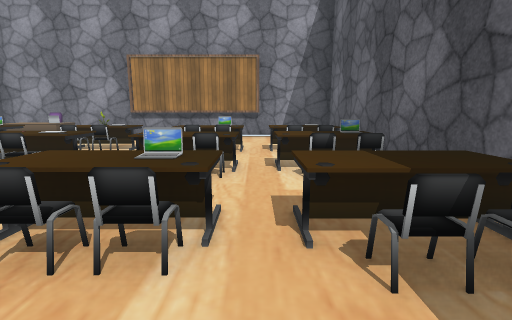
[1] (above)

20 first-person views from a walk through a Unity game level. The camera is 1.2 m above the floor, tilts 10° down and sees 85° across. The floor is counted in squares, 1 m on a side. Each view is taken from the middle of a square. On the plan, view 1 faces up. The plan holds only what a view shows up to about 13 squares ahead; the rest is blank. Some surface patterns are stand-ins.

[2]
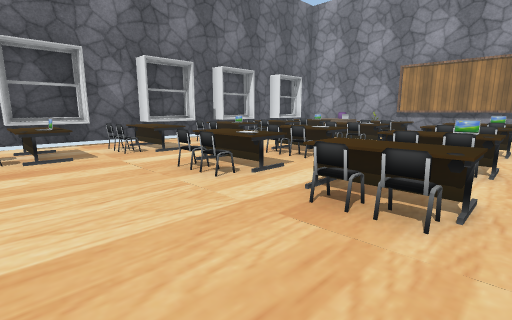

[3]
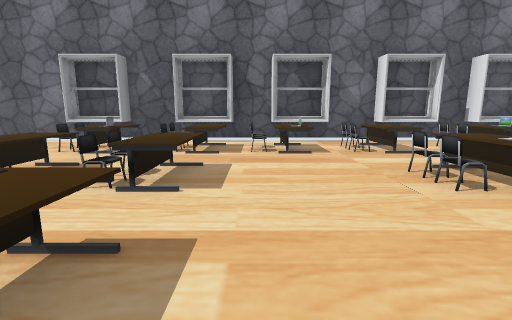

[4]
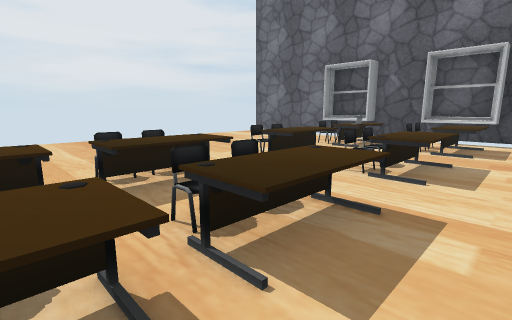

[5]
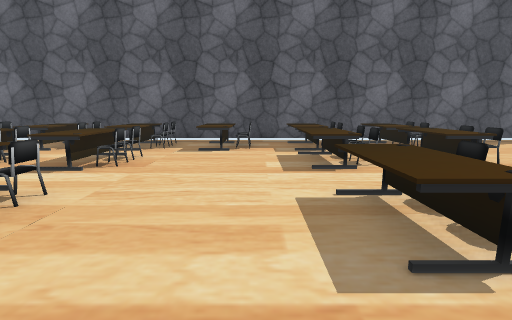

[6]
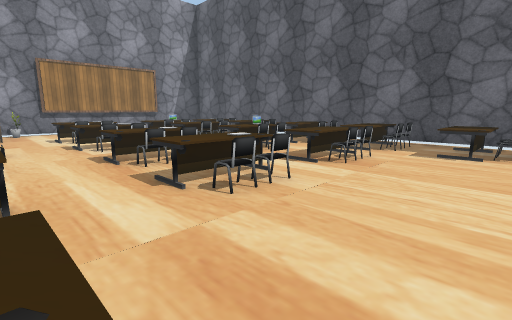

[7]
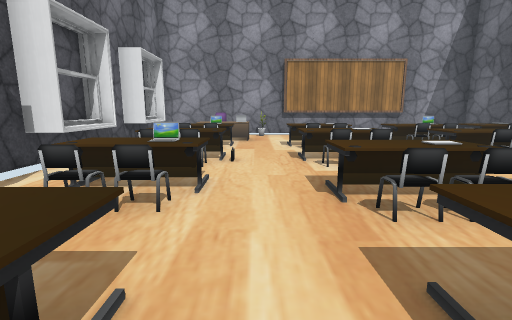

[8]
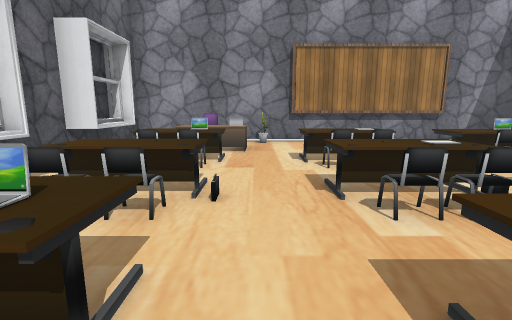

[9]
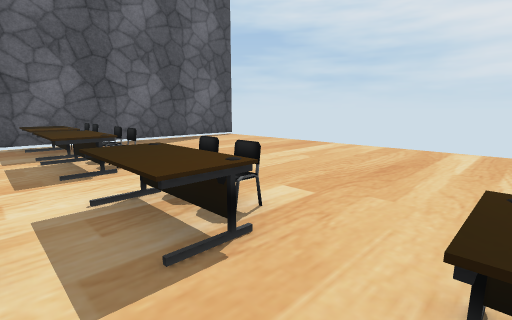

[10]
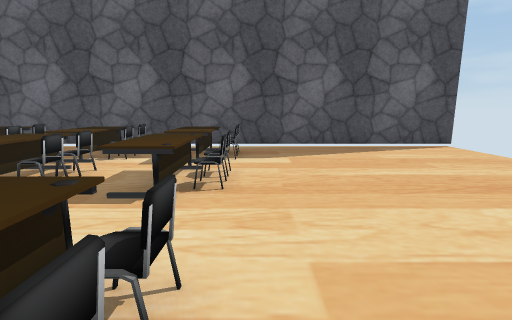

[11]
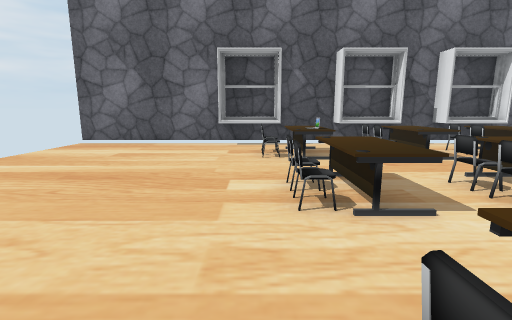

[12]
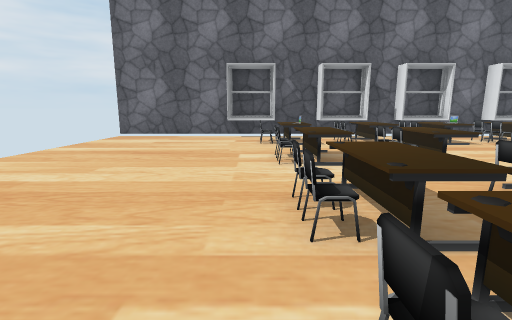

[13]
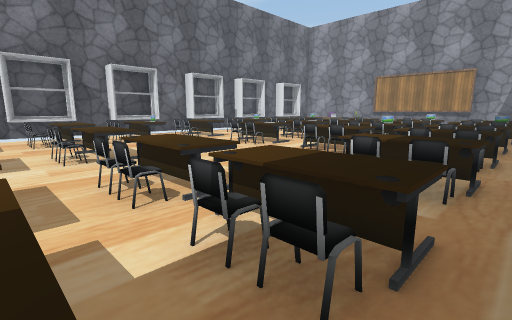

[14]
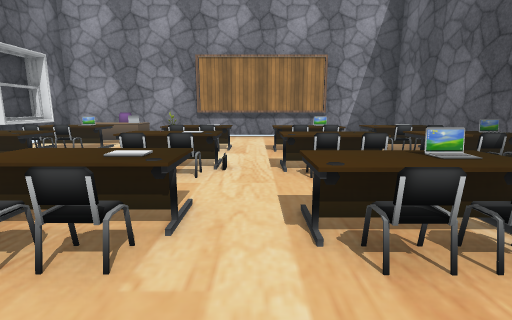

[15]
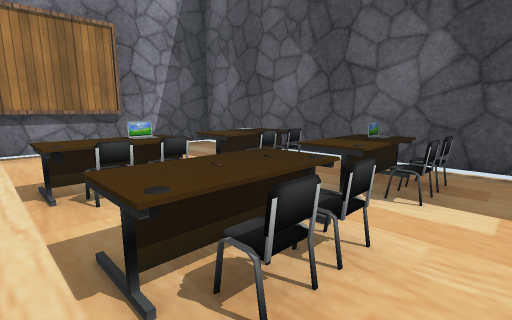

[16]
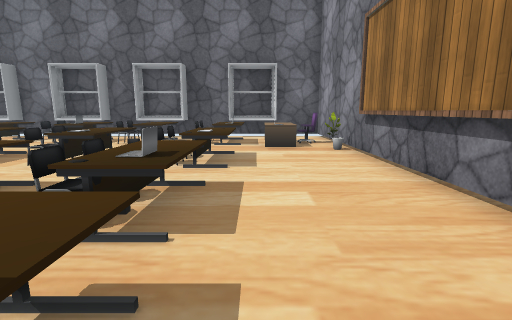

[17]
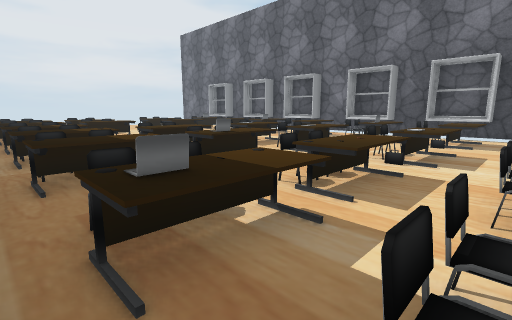

[18]
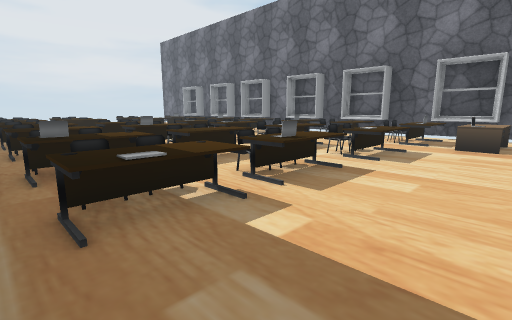

[19]
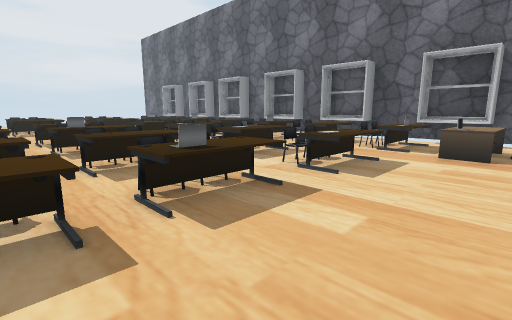

[20]
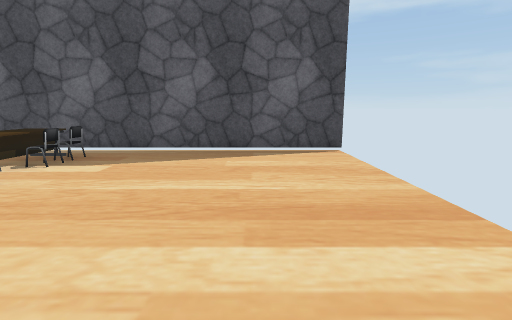

### Floor plan
Points are (right, up) in squares from view 1. A wall is a line through its corners. A room is listed if a view was taken in it or the views show most of it. See-through windows are left out.
Room 1 (views 1, 2, 3, 4, 5, 6, 7, 8, 9, 10, 11, 12, 13, 14, 15, 16, 17, 18, 19, 20)
walls: (-10.8, -1.3) (-11.6, -1.3); (-10.8, -1.2) (-10.8, -3.4) (-11.6, -3.4); (-11.1, -1.2) (-11.1, -3.4); (-10.8, -5) (-11.6, -5); (-11.1, -5) (-11.1, -7) (-10.8, -7); (-11.6, -4.9) (-10.8, -4.9) (-10.8, -7.1); (-10.8, 3) (-10.8, 0.8); (-11.1, 3) (-11.1, 0.9); (-10.8, -9.1) (-10.8, -11.4); (-11.1, -9.1) (-11.1, -11.2); (-10.8, 6.6) (-11.6, 6.6); (-10.8, 6.7) (-10.8, 4.6); (-11.1, 6.8) (-11.1, 4.7) (-10.8, 4.7); (-11.6, -11.2) (-10.8, -11.2); (-10.8, 10.8) (-11.6, 10.8); (-11.1, 10.9) (-11.1, 8.9) (-10.8, 8.9); (-11.6, 10.9) (-10.8, 10.9) (-10.8, 8.8); (0.2, 12.8) (-5.8, 12.8); (3.4, -16.6) (3.4, 13) (-11.6, 13) (-11.6, -16.6)
objects: desk (-10, -9) to (-9, -8); desk (-10, -6) to (-8, -5); desk (-10, -3) to (-8, -2); desk (-10, 0) to (-8, 1); desk (-10, 3) to (-8, 4); desk (-10, 6) to (-8, 7); desk (-10, 9) to (-9, 10); chair (-9, -10); other object (-9, -9) to (-8, -8); other object (-9, -7); chair (-9, -4); other object (-9, -3) to (-8, -3); chair (-9, -1); chair (-9, 2); laptop (-9, 3) to (-8, 3); chair (-9, 5); chair (-9, 8); laptop (-9, 9) to (-8, 9); desk (-9, 10) to (-8, 11); chair (-9, 12) to (-8, 12); other object (-8, 11) to (-7, 11); other object (-7, 12); chair (-6, -9); desk (-6, -9) to (-4, -8); desk (-6, -6) to (-4, -5); desk (-6, 0) to (-4, 1); desk (-6, 3) to (-5, 3); desk (-6, 6) to (-4, 7); desk (-6, 9) to (-5, 9); chair (-5, -9); chair (-5, -7); chair (-5, -1); chair (-5, 2); chair (-5, 5); chair (-5, 8); chair (-4, -1); other object (-4, 0); laptop (-4, 3); other object (-4, 6); other object (-4, 9); desk (-2, -9) to (0, -8); desk (-2, -6) to (0, -5); chair (-2, -1); desk (-2, 0) to (-1, 0); chair (-2, 2); desk (-2, 3); desk (-2, 6); chair (-2, 8); desk (-2, 9); chair (-1, -9); chair (-1, -7); chair (-1, -1); chair (-1, 2); laptop (-1, 3); chair (-1, 8); laptop (-1, 9); chair (1, -9); desk (1, -9) to (2, -8); chair (1, -7); desk (1, -6) to (2, -5); desk (1, -3) to (2, -2); desk (1, 0) to (2, 0); desk (1, 2) to (2, 3); chair (1, 8); desk (1, 9); chair (2, -7); chair (2, -1); chair (2, 2); chair (2, 5); chair (2, 8); laptop (2, 9)

Positions as (right, up) in squares from view 1, and headings:
1: (0, 0), facing up
2: (0, -4), facing up-left
3: (0, -4), facing left
4: (1, -4), facing down-left
5: (-8, -4), facing right
6: (-8, -4), facing up-right
7: (-7, -1), facing up
8: (-7, 2), facing up
9: (-8, -7), facing down-right
10: (-6, -10), facing right
11: (-1, -10), facing left
12: (2, -10), facing left
13: (3, -8), facing up-left
14: (-3, 0), facing up
15: (-3, 4), facing up-right
16: (2, 10), facing left
17: (3, 8), facing down-left
18: (3, 12), facing down-left
19: (1, 12), facing down-left
20: (-5, -14), facing right
